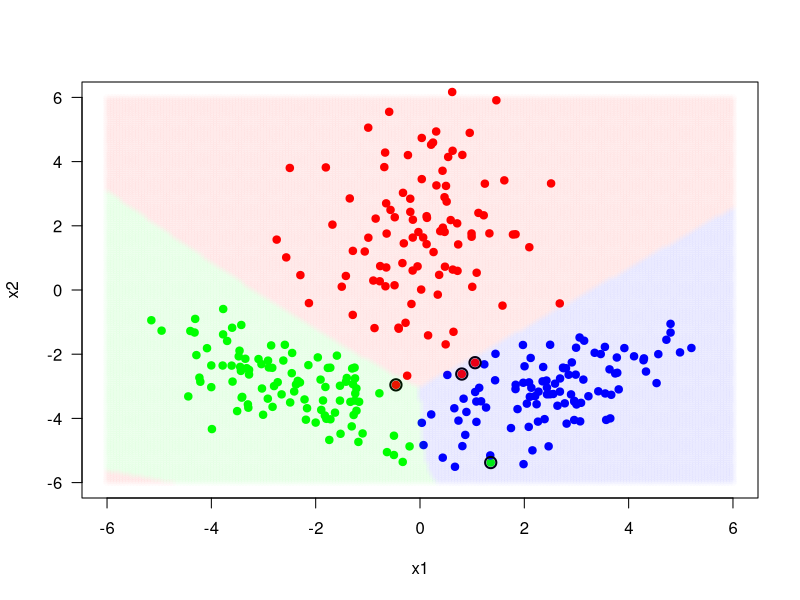

Source code (R):
library(MASS)

#set.seed(421)


# Parameters for the random data points to be generated.
class_size1<-100
class_size2<-100
class_size3<-100

class_means1<-c(0.0,1.5)
class_means2<-c(-2.5,-3.0)
class_means3<-c(2.5,-3.0)

class_cov1<-matrix(c(1,0.2,0.2,3.2),2,2)
class_cov2<-matrix(c(1.6,-0.8,-0.8,1.0),2,2)
class_cov3<-matrix(c(1.6,0.8,0.8,1.0),2,2)

#Generation of the random data points from three bivariate Gaussian densities.
points1 <- mvrnorm(n = class_size1, mu = class_means1, Sigma = class_cov1)

points2 <- mvrnorm(n = class_size2, mu = class_means2, Sigma = class_cov2)

points3 <- mvrnorm(n = class_size3, mu = class_means3, Sigma = class_cov3)

#Collecting data points from three bivariate Gaussian densities in one vector.
X<-rbind(points1,points2, points3)

#Y values (Class type) for the corresponding data points.
y<-c(rep(1,class_size1), rep(2, class_size2), rep(3, class_size3))

z<-cbind(X,y)

write.csv(x=cbind(X,y),file = "hw1_data_set.csv")



sample_mean1<-c(mean(points1[,1]),mean(points1[,2]))
sample_mean2<-c(mean(points2[,1]), mean(points2[,2]))
sample_mean3<-c(mean(points3[,1]), mean(points3[,2]))

#Sample mean matrix
sample_means<-matrix(c(sample_mean1, sample_mean2, sample_mean3),2,3)

 sample_cov1<-matrix(c(cov(points1[,1], points1[,1]), cov(points1[,2],points1[,1]),
                        cov(points1[,1], points1[,2]), cov(points1[,2],points1[,2])),2,2)

 sample_cov2<-matrix(c(cov(points2[,1], points2[,1]), cov(points2[,2],points2[,1]),
                      cov(points2[,1], points2[,2]), cov(points2[,2],points2[,2])),2,2)

 sample_cov3<-matrix(c(cov(points3[,1], points3[,1]), cov(points3[,2],points3[,1]),
                       cov(points3[,1], points3[,2]), cov(points3[,2],points3[,2])),2,2)

 #Sample covariance matrix
sample_covariance<-array(c(cov(points1[,1], points1[,1]), cov(points1[,2],points1[,1]),
                    cov(points1[,1], points1[,2]), cov(points1[,2],points1[,2]),
                    cov(points2[,1], points2[,1]), cov(points2[,2],points2[,1]),
                    cov(points2[,1], points2[,2]), cov(points2[,2],points2[,2]),
                    cov(points3[,1], points3[,1]), cov(points3[,2],points3[,1]),
                    cov(points3[,1], points3[,2]), cov(points3[,2],points3[,2])),
                  dim=c(2,2,3), dimnames = NULL)

#Class priors
class_priors<-c((class_size1/(class_size1+class_size2+class_size3)),
                (class_size2/(class_size1+class_size2+class_size3)),
                (class_size3/(class_size1+class_size2+class_size3)))

print(sample_means)

print(sample_covariance)

print(class_priors)


W1<-(-1/2)*chol2inv(chol(sample_cov1))
w1<-chol2inv(chol(sample_cov1))%*%sample_mean1
w10<-(-1/2)*t(sample_mean1)%*%chol2inv(chol(sample_cov1))%*%sample_mean1-(1/2)*log(det(sample_cov1))+log(class_priors[1])

#Score function for class 1.
g1<-function(x){
(t(x)%*%W1)%*%x + t(w1)%*%x + w10
}

W2<-(-1/2)*chol2inv(chol(sample_cov2))
w2<-chol2inv(chol(sample_cov2))%*%sample_mean2
w20<-(-1/2)*t(sample_mean2)%*%chol2inv(chol(sample_cov2))%*%sample_mean2-(1/2)*log(det(sample_cov2))+log(class_priors[2])

#Score function for class 2
g2<-function(x){
  (t(x)%*%W2)%*%x + t(w2)%*%x + w20
}


W3<-(-1/2)*chol2inv(chol(sample_cov3))
w3<-chol2inv(chol(sample_cov3))%*%sample_mean3
w30<-(-1/2)*t(sample_mean3)%*%chol2inv(chol(sample_cov3))%*%sample_mean3-(1/2)*log(det(sample_cov3))+log(class_priors[3])

#Score function for class 3
g3<-function(x){
  (t(x)%*%W3)%*%x + t(w3)%*%x + w30
}



i<-1

#Estimating the y_predicted using the score functions for class 1,2 and 3. Data point belongs to the class
#with highest score function.
y_predicted<-matrix(cbind(X,0),300,3)
trans_X<-t(X)
while(i<301){

  bir<-g1(trans_X[,i])
  iki<-g2(trans_X[,i])
  uc<-g3(trans_X[,i])
  if(bir>iki && bir>uc){
    y_predicted[i,3]<-1
  }
  else if(iki>bir && iki>uc){
    y_predicted[i,3]<-2
  }
  else{
    y_predicted[i,3]<-3
  }
  i<-i+1
}


y_predicted_list<-y_predicted[,3]

j<-1

#Confusion matrix
confusion_matrix<-matrix(0,3,3)
while(j<301){
  confusion_matrix[y_predicted[j,3], z[j,3]]<-confusion_matrix[y_predicted[j,3], z[j,3]]+1
  j<-j+1
}


#In order to plot the data we first define the interval int for x1 and x2 axis
int<-seq(from=-6, to=6, by=0.06)

#To be able to find our way in plot, for eac point we mark corresponding
#x1 grid points and x2 grid points in the rectangular area.
x1_grid <- matrix(int, nrow = length(int), ncol = length(int), byrow = FALSE)
x2_grid <- matrix(int, nrow = length(int), ncol = length(int), byrow = TRUE)

#For each point in the rectangular plot area using the score functions defined for
#class 1,2,3 we define a function that estimates the class that point belongs to.

class_values <- matrix(0, c(length(int), length(int)))
f <- function(x1, x2) {
  x<-matrix(c(x1,x2),2,1)
  bir<-g1(x)
  iki<-g2(x)
  uc<-g3(x)
  if(bir>iki && bir>uc){
    1
  }
  else if(iki>bir && iki>uc){
    2
  }
  else{
    3
  }
}

#Using the function f defined we estimate and store the class_values for each data point in 6 by 6 plot area.
class_values <- matrix(mapply(f, x1_grid, x2_grid), nrow(x2_grid), ncol(x2_grid))

#Plot the data points belonging to class 1 (red) , 2 (green) and 3 (blue)
plot(points1[,1], points1[,2], type = "p", pch = 19, col = "red", las = 1,
     xlim = c(-6, 6), ylim = c(-6, 6),
     xlab = "x1", ylab = "x2")
points(points2[,1], points2[,2], type = "p", pch = 19, col = "green")
points(points3[,1], points3[,2], type = "p", pch = 19, col = "blue")

#Draws  black circle around the data points in which y_predicted is not same with actual y values.
points(X[y_predicted_list != y, 1], X[y_predicted_list != y, 2], cex = 1.5, lwd = 2)

#For each grid point take the points that have class_value 1,2 and 3 and paint them in corresponding color, red, green and blue.
points(x1_grid[class_values==1], x2_grid[class_values==1 ], col = rgb(red = 1, green = 0, blue = 0, alpha = 0.01), pch = 16)
points(x1_grid[class_values==2], x2_grid[class_values==2 ], col = rgb(red = 0, green = 1, blue =0 , alpha = 0.01), pch = 16)
points(x1_grid[class_values==3], x2_grid[class_values==3 ], col = rgb(red = 0, green = 0, blue = 1, alpha = 0.01), pch = 16)

contour(int, int, class_values, levels = c(0), add = TRUE, lwd = 2, drawlabels = FALSE)

